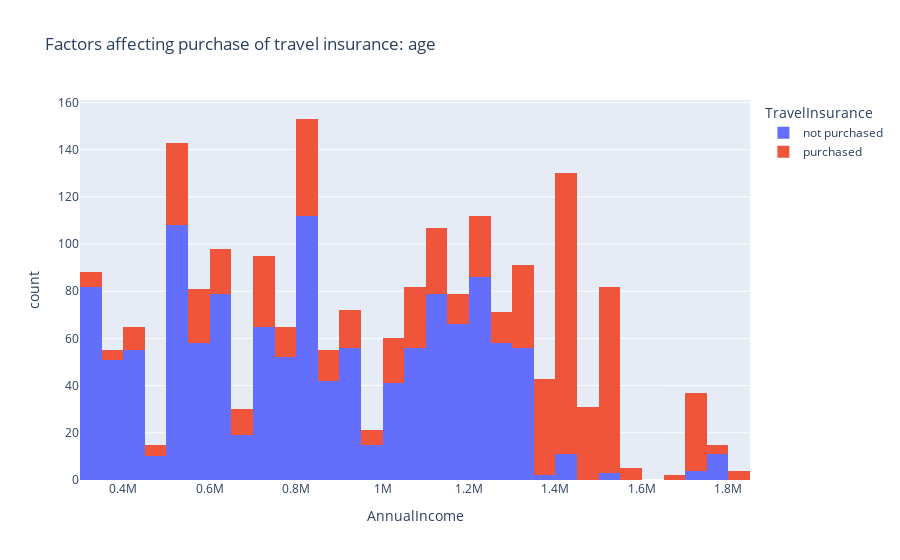

Write notebook code for a chart like this one.
### Code cell
df = df
figure = px.histogram(df, x="AnnualIncome", color= "TravelInsurance", title= "Factors affecting purchase of travel insurance: age")
figure.show()

### Figure 1 — Plotly figure (JSON) as saved in the notebook; plotly's stock layout.template omitted (floating-point values rounded to 4 significant figures; data arrays with more than 128 entries replaced by an {"elided": "..."} marker saying what was removed)
{"data": [{"alignmentgroup": "True", "bingroup": "x", "hovertemplate": "TravelInsurance=not purchased<br>AnnualIncome=%{x}<br>count=%{y}<extra></extra>", "legendgroup": "not purchased", "marker": {"color": "#636efa", "pattern": {"shape": ""}}, "name": "not purchased", "offsetgroup": "not purchased", "orientation": "v", "showlegend": true, "type": "histogram", "x": {"elided": "1277 int values"}, "xaxis": "x", "yaxis": "y"}, {"alignmentgroup": "True", "bingroup": "x", "hovertemplate": "TravelInsurance=purchased<br>AnnualIncome=%{x}<br>count=%{y}<extra></extra>", "legendgroup": "purchased", "marker": {"color": "#EF553B", "pattern": {"shape": ""}}, "name": "purchased", "offsetgroup": "purchased", "orientation": "v", "showlegend": true, "type": "histogram", "x": {"elided": "710 int values"}, "xaxis": "x", "yaxis": "y"}], "layout": {"barmode": "relative", "legend": {"title": {"text": "TravelInsurance"}, "tracegroupgap": 0}, "title": {"text": "Factors affecting purchase of travel insurance: age"}, "xaxis": {"anchor": "y", "domain": [0, 1], "title": {"text": "AnnualIncome"}}, "yaxis": {"anchor": "x", "domain": [0, 1], "title": {"text": "count"}}}}
